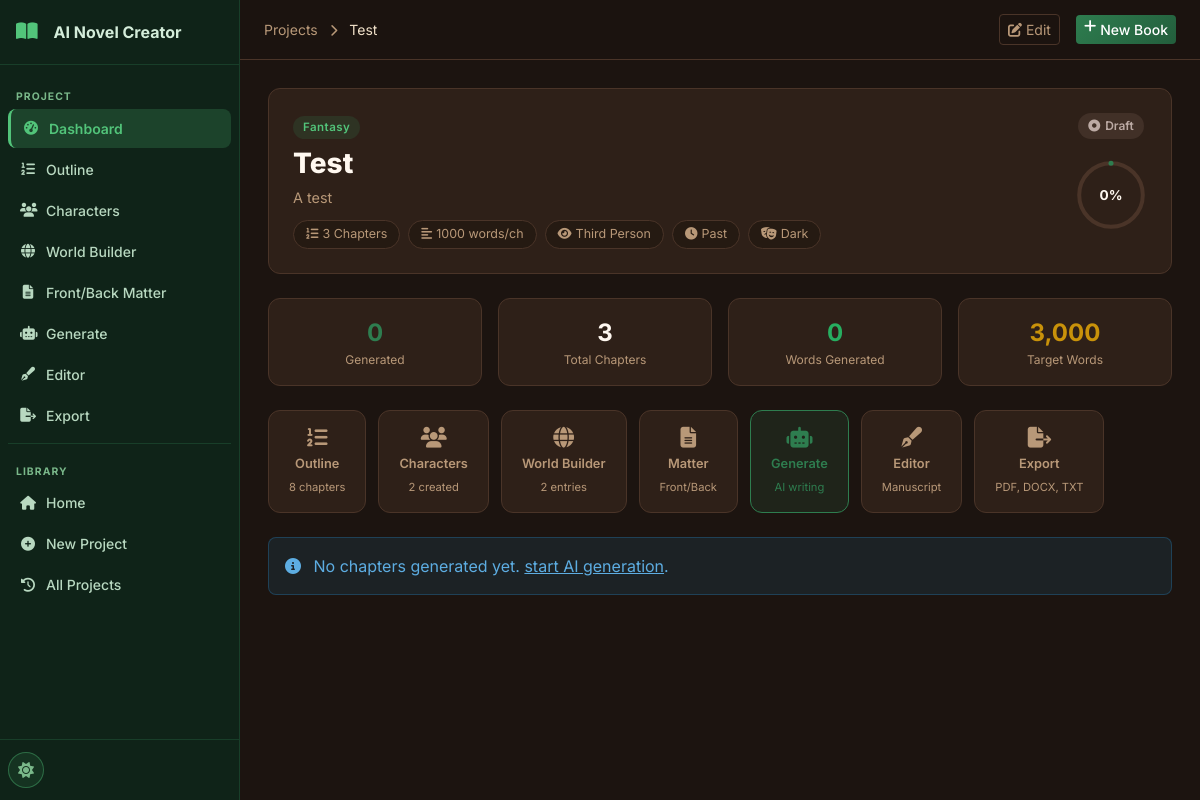
/project/1, run on an earlier commit of the app's database.
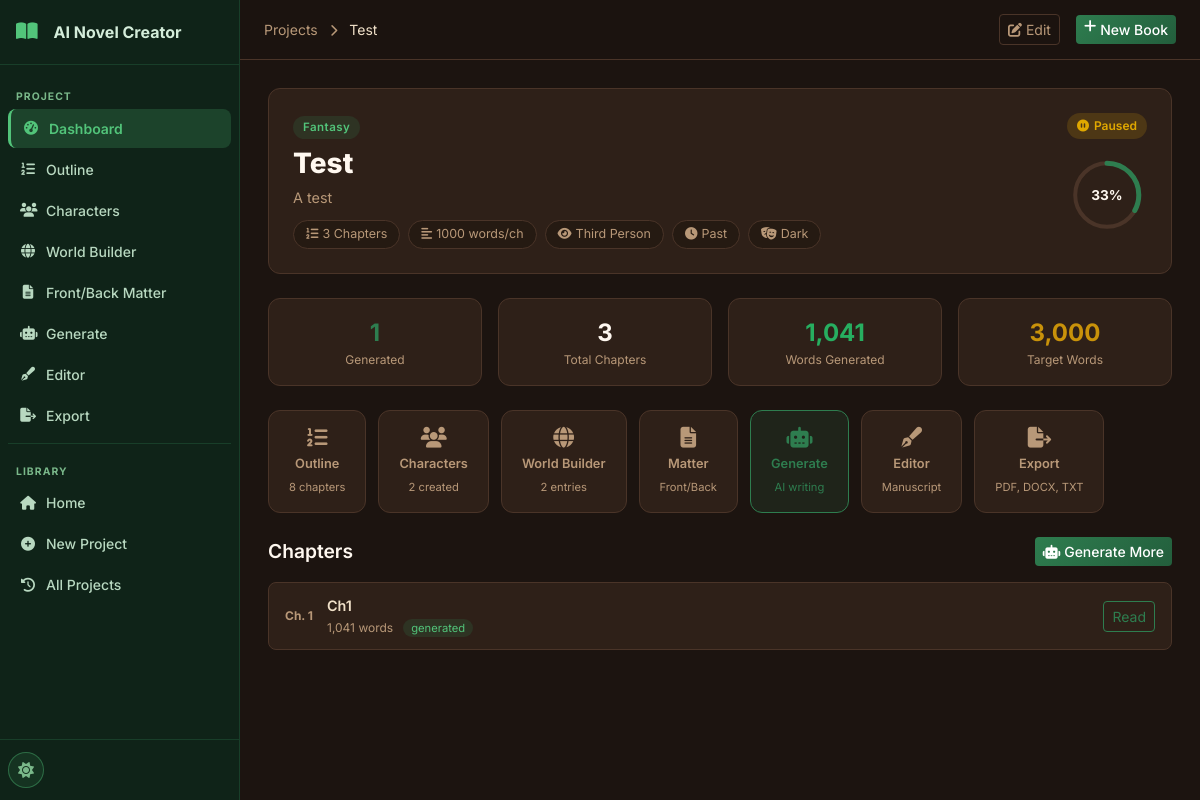
And on a later commit of the database.
### tables this page shows
CREATE TABLE projects (
    id INTEGER PRIMARY KEY AUTOINCREMENT,
    title TEXT NOT NULL,
    subtitle TEXT DEFAULT '',
    genre TEXT DEFAULT 'Fantasy',
    audience TEXT DEFAULT 'Adult',
    description TEXT DEFAULT '',
    language TEXT DEFAULT 'English',
    story_type TEXT DEFAULT 'Novel',
    writing_style TEXT DEFAULT 'Descriptive',
    point_of_view TEXT DEFAULT 'Third Person Limited',
    tense TEXT DEFAULT 'Past',
    tone TEXT DEFAULT 'Adventurous',
    num_chapters INTEGER DEFAULT 10,
    words_per_chapter INTEGER DEFAULT 2000,
    creativity_level TEXT DEFAULT 'balanced',
    temperature REAL DEFAULT 0.7,
    top_p REAL DEFAULT 0.9,
    max_tokens INTEGER DEFAULT 4096,
    status TEXT DEFAULT 'draft',
    current_chapter INTEGER DEFAULT 0,
    total_words INTEGER DEFAULT 0,
    cover_prompt TEXT DEFAULT '',
    include_images INTEGER DEFAULT 0,
    images_per_chapter INTEGER DEFAULT 1,
    image_style TEXT DEFAULT 'Realistic',
    created_at TIMESTAMP DEFAULT CURRENT_TIMESTAMP,
    updated_at TIMESTAMP DEFAULT CURRENT_TIMESTAMP
);

CREATE TABLE chapters (
    id INTEGER PRIMARY KEY AUTOINCREMENT,
    project_id INTEGER NOT NULL,
    chapter_number INTEGER NOT NULL,
    chapter_title TEXT DEFAULT '',
    content TEXT DEFAULT '',
    word_count INTEGER DEFAULT 0,
    summary TEXT DEFAULT '',
    status TEXT DEFAULT 'pending',
    important_events TEXT DEFAULT '',
    characters_introduced TEXT DEFAULT '',
    character_changes TEXT DEFAULT '',
    locations TEXT DEFAULT '',
    timeline_updates TEXT DEFAULT '',
    unresolved_plot_points TEXT DEFAULT '',
    created_at TIMESTAMP DEFAULT CURRENT_TIMESTAMP,
    updated_at TIMESTAMP DEFAULT CURRENT_TIMESTAMP,
    FOREIGN KEY (project_id) REFERENCES projects(id) ON DELETE CASCADE
);

### routes/projects.py (the view)
@bp.route('/project/<int:project_id>')
def project_detail(project_id):
    db = get_db()
    project = db.execute('SELECT * FROM projects WHERE id = ?', (project_id,)).fetchone()
    if not project:
        return redirect(url_for('main.history'))
    chapters = db.execute(
        'SELECT * FROM chapters WHERE project_id = ? ORDER BY chapter_number',
        (project_id,)
    ).fetchall()
    outline = db.execute(
        'SELECT * FROM outline WHERE project_id = ? ORDER BY order_index, chapter_number',
        (project_id,)
    ).fetchall()
    char_count = db.execute('SELECT COUNT(*) FROM characters WHERE project_id = ?', (project_id,)).fetchone()[0]
    world_count = db.execute('SELECT COUNT(*) FROM worldbuilding WHERE project_id = ?', (project_id,)).fetchone()[0]
    outline_count = len(outline)
    generated_count = sum(1 for c in chapters if c['status'] == 'generated')
    total_words = sum(c['word_count'] for c in chapters)
    target_words = (project['num_chapters'] or 10) * (project['words_per_chapter'] or 2000)
    progress = int((generated_count / project['num_chapters'] * 100)) if project['num_chapters'] else 0
    groq_configured = bool(get_setting(db, 'groq_api_key'))
    return render_template('project_detail.html',
                           project=project, chapters=chapters, outline=outline,
                           char_count=char_count, world_count=world_count,
                           outline_count=outline_count, generated_count=generated_count,
                           total_words=total_words, target_words=target_words,
                           progress=progress, groq_configured=groq_configured)

### database/__init__.py (called while the page is built)
def get_db():
    if 'db' not in g:
        db_path = current_app.config['DATABASE']
        os.makedirs(os.path.dirname(db_path), exist_ok=True)
        g.db = sqlite3.connect(db_path)
        g.db.row_factory = sqlite3.Row
        g.db.execute('PRAGMA foreign_keys = ON')
        g.db.execute('PRAGMA journal_mode = WAL')
    return g.db

### utils/helpers.py (called while the page is built)
def get_setting(db, key, default=''):
    row = db.execute('SELECT value FROM settings WHERE key = ?', (key,)).fetchone()
    return row['value'] if row else default

### templates/project_detail.html (shortened to what the changed rows need)
{% extends "base.html" %}
{% block breadcrumb %}
<a href="{{ url_for('main.history') }}" class="text-muted text-decoration-none">Projects</a>
<i class="fas fa-chevron-right mx-2 text-muted small"></i>
{{ project.title[:30] }}{% if project.title|length > 30 %}…{% endif %}
{% endblock %}
{% block topnav_actions %}
<a href="{{ url_for('projects.edit_project', project_id=project.id) }}" class="btn btn-outline-secondary btn-sm me-2">
</a>
{% endblock %}
{% block content %}
<div class="project-hero mb-4">
  <div class="project-hero-info">
    <div class="genre-badge genre-{{ project.genre | lower | replace(' ', '-') | replace('/', '-') }} mb-2">{{ project.genre }}</div>
    <h1 class="project-hero-title">{{ project.title }}</h1>
    <p class="project-hero-desc">{{ project.description }}</p>
    <div class="project-meta-tags">
      <span class="meta-tag"><i class="fas fa-list-ol me-1"></i>{{ project.num_chapters }} Chapters</span>
      <span class="meta-tag"><i class="fas fa-align-left me-1"></i>{{ project.words_per_chapter }} words/ch</span>
      <span class="meta-tag"><i class="fas fa-eye me-1"></i>{{ project.point_of_view }}</span>
      <span class="meta-tag"><i class="fas fa-clock me-1"></i>{{ project.tense }}</span>
      <span class="meta-tag"><i class="fas fa-theater-masks me-1"></i>{{ project.tone }}</span>
    </div>
  </div>
  <div class="project-hero-actions">
    <div class="status-pill status-{{ project.status }} mb-2">
      {% if project.status == 'completed' %}<i class="fas fa-check-circle"></i>
      {% elif project.status == 'generating' %}<i class="fas fa-spinner fa-spin"></i>
      {% elif project.status == 'paused' %}<i class="fas fa-pause-circle"></i>
      {% else %}<i class="fas fa-circle-dot"></i>{% endif %}
      {{ project.status | title }}
    </div>
    <div class="progress-display">
      <div class="progress-circle">
        <svg viewBox="0 0 36 36">
          <circle cx="18" cy="18" r="15.9" fill="none" stroke="var(--border-color)" stroke-width="2"/>
          <circle cx="18" cy="18" r="15.9" fill="none" stroke="var(--primary)" stroke-width="2.5"
                  stroke-dasharray="{{ progress }}, 100" stroke-linecap="round" transform="rotate(-90 18 18)"/>
        </svg>
        <span>{{ progress }}%</span>
      </div>
    </div>
  </div>
</div>
<div class="row g-3 mb-4">
  <div class="col-6 col-md-3">
    <div class="mini-stat">
      <div class="mini-stat-value text-primary">{{ generated_count }}</div>
      <div class="mini-stat-label">Generated</div>
    </div>
  </div>
  <div class="col-6 col-md-3">
    <div class="mini-stat">
      <div class="mini-stat-value">{{ project.num_chapters }}</div>
      <div class="mini-stat-label">Total Chapters</div>
    </div>
  </div>
  <div class="col-6 col-md-3">
    <div class="mini-stat">
      <div class="mini-stat-value text-success">{{ '{:,}'.format(total_words) }}</div>
      <div class="mini-stat-label">Words Generated</div>
    </div>
  </div>
  <div class="col-6 col-md-3">
  </div>
</div>
<div class="quick-actions mb-4">
  <a href="{{ url_for('outline.outline_page', project_id=project.id) }}" class="quick-action-btn">
  </a>
  <a href="{{ url_for('characters.characters_page', project_id=project.id) }}" class="quick-action-btn">
  </a>
  <a href="{{ url_for('worldbuilding.worldbuilding_page', project_id=project.id) }}" class="quick-action-btn">
  </a>
  <a href="{{ url_for('matter.matter_page', project_id=project.id) }}" class="quick-action-btn">
  </a>
  <a href="{{ url_for('chapters.generation_page', project_id=project.id) }}" class="quick-action-btn highlight">
  </a>
  <a href="{{ url_for('editor.editor_page', project_id=project.id) }}" class="quick-action-btn">
  </a>
  <a href="{{ url_for('exports.export_page', project_id=project.id) }}" class="quick-action-btn">
  </a>
</div>
{% if chapters %}
<div class="section-header mb-3">
  <h2 class="section-title">Chapters</h2>
  <a href="{{ url_for('chapters.generation_page', project_id=project.id) }}" class="btn btn-primary btn-sm">
    <i class="fas fa-robot me-1"></i>Generate More
  </a>
</div>
<div class="chapters-grid">
  {% for ch in chapters %}
  <div class="chapter-item chapter-status-{{ ch.status }}">
    <div class="chapter-num">Ch. {{ ch.chapter_number }}</div>
    <div class="chapter-info">
      <div class="chapter-title">{{ ch.chapter_title or 'Untitled Chapter' }}</div>
      <div class="chapter-meta">
        <span class="chapter-words">{{ '{:,}'.format(ch.word_count) }} words</span>
        <span class="chapter-badge badge-{{ ch.status }}">{{ ch.status }}</span>
      </div>
    </div>
    {% if ch.status == 'generated' %}
    <a href="{{ url_for('chapters.chapter_view', project_id=project.id, chapter_id=ch.id) }}" class="btn btn-sm btn-outline-primary ms-auto">
      Read
    </a>
    {% elif ch.status == 'generating' %}
    <span class="spinner-border spinner-border-sm text-primary ms-auto"></span>
    {% endif %}
  </div>
  {% endfor %}
</div>
{% else %}
<div class="alert alert-info">
  <i class="fas fa-info-circle me-2"></i>
  No chapters generated yet.
  <a href="{{ url_for('chapters.generation_page', project_id=project.id) }}">start AI generation</a>.
</div>
{% endif %}
{% endblock %}

What changed in the data, as far as the page shows it:
changed projects "Test": status "Draft" → "Paused"
added chapters: chapter_number "1", chapter_title "Ch1", word_count "1,041", status "generated"
Also different on the page:
{{ progress }}: "0" → "33"
{{ generated_count }}: "0" → "1"
{{ '{:,}'.format(total_words) }}: "0" → "1,041"
text no longer shown: "No chapters generated yet. start AI generation ."
text now shown: "Chapters Generate More"
